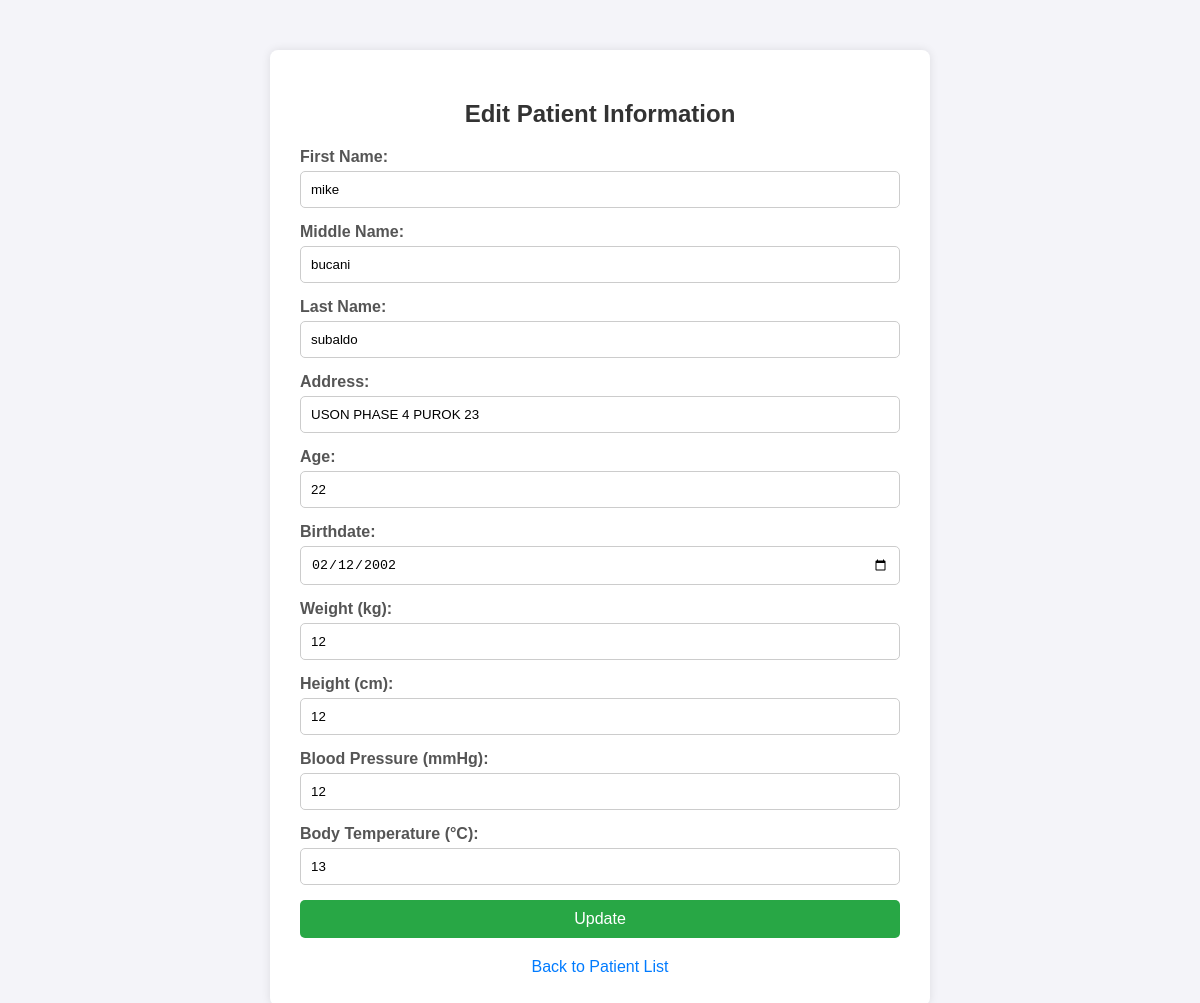
Page /admin/edit_patient_online.php?pid=28 on the committed database.
### tables this page shows
CREATE TABLE `patient` (
  `pid` int(11) NOT NULL,
  `email` varchar(255) DEFAULT NULL,
  `name` varchar(255) DEFAULT NULL,
  `middlename` varchar(100) NOT NULL,
  `lastname` varchar(100) NOT NULL,
  `password` varchar(255) DEFAULT NULL,
  `address` varchar(255) DEFAULT NULL,
  `Gender` varchar(100) NOT NULL,
  `civil` varchar(100) NOT NULL,
  `age` varchar(100) NOT NULL,
  `birthdate` date DEFAULT NULL,
  `weight` varchar(200) DEFAULT NULL,
  `height` varchar(200) DEFAULT NULL,
  `bp` varchar(100) NOT NULL,
  `temp` varchar(100) NOT NULL,
  `user_type` varchar(100) NOT NULL DEFAULT 'patient',
  `status` varchar(50) DEFAULT NULL,
  `refer` varchar(255) NOT NULL
);

### admin/edit_patient_online.php (the view, shortened to what this page needs)
<?php
include('../connection.php');
if (isset($_GET['pid'])) {
    $pid = $_GET['pid'];
    $sql = "SELECT * FROM patient WHERE pid = ?";
    $stmt = $database->prepare($sql);
    $stmt->bind_param("i", $pid);
    $stmt->execute();
    $result = $stmt->get_result();
    $patient = $result->fetch_assoc();
}
?>
<!DOCTYPE html>
<html lang="en">
<head>
</head>
<body>
<div class="container">
    <h2>Edit Patient Information</h2>
    <form method="POST">
        <div class="form-group">
            <label for="name">First Name:</label>
            <input type="text" id="name" name="name" value="<?php echo $patient['name']; ?>" required>
        </div>
        <div class="form-group">
            <label for="middlename">Middle Name:</label>
            <input type="text" id="middlename" name="middlename" value="<?php echo $patient['middlename']; ?>" required>
        </div>
        <div class="form-group">
            <label for="lastname">Last Name:</label>
            <input type="text" id="lastname" name="lastname" value="<?php echo $patient['lastname']; ?>" required>
        </div>
        <div class="form-group">
            <label for="address">Address:</label>
            <input type="text" id="address" name="address" value="<?php echo $patient['address']; ?>" required>
        </div>
        <div class="form-group">
            <label for="age">Age:</label>
            <input type="number" id="age" name="age" value="<?php echo $patient['age']; ?>" required>
        </div>
        <div class="form-group">
            <label for="birthdate">Birthdate:</label>
            <input type="date" id="birthdate" name="birthdate" value="<?php echo $patient['birthdate']; ?>" required>
        </div>
        <div class="form-group">
            <label for="weight">Weight (kg):</label>
            <input type="number" id="weight" name="weight" step="0.1" value="<?php echo $patient['weight']; ?>" required>
        </div>
        <div class="form-group">
            <label for="height">Height (cm):</label>
            <input type="number" id="height" name="height" step="0.1" value="<?php echo $patient['height']; ?>" required>
        </div>
        <div class="form-group">
            <label for="bp">Blood Pressure (mmHg):</label>
            <input type="text" id="bp" name="bp" value="<?php echo $patient['bp']; ?>" required>
        </div>
        <div class="form-group">
            <label for="temp">Body Temperature (°C):</label>
            <input type="number" id="temp" name="temp" step="0.1" value="<?php echo $patient['temp']; ?>" required>
        </div>
        <div class="form-group">
            <input type="submit" value="Update">
        </div>
    </form>
    <a href="patient.php" class="back-btn">Back to Patient List</a>
</div>
</body>
</html>

### admin/edit_patient_online.php (style rules this page uses)
body { font-family: Arial, sans-serif; background-color: #f4f4f9; margin: 0; padding: 0; }
.container { width: 50%; margin: 50px auto; background-color: #fff; padding: 30px; box-shadow: 0 0 10px rgba(0, 0, 0, 0.1); border-radius: 8px; }
h2 { text-align: center; margin-bottom: 20px; color: #333; }
.form-group { margin-bottom: 15px; }
.form-group label { display: block; margin-bottom: 5px; font-weight: bold; color: #555; }
.form-group input, .form-group select { width: 100%; padding: 10px; border: 1px solid #ccc; border-radius: 5px; box-sizing: border-box; }
.form-group input[type="submit"] { background-color: #28a745; color: white; border: none; cursor: pointer; font-size: 16px; }
.back-btn { display: block; text-align: center; margin-top: 20px; text-decoration: none; color: #007bff; }

### rows in the picture
patient: name "mike", middlename "bucani", lastname "subaldo", address "USON PHASE 4 PUROK 23", age "22", birthdate "02/12/2002", weight "12", height "12", bp "12", temp "13"
